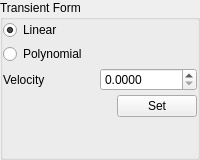
                <widget class="QGroupBox" name="TransientFormGroupBox">
                 <property name="title">
                  <string>Transient Form</string>
                 </property>
                 <layout class="QVBoxLayout" name="verticalLayout_14">
                  <property name="spacing">
                   <number>4</number>
                  </property>
                  <property name="leftMargin">
                   <number>0</number>
                  </property>
                  <property name="topMargin">
                   <number>0</number>
                  </property>
                  <property name="rightMargin">
                   <number>0</number>
                  </property>
                  <property name="bottomMargin">
                   <number>0</number>
                  </property>
                  <item>
                   <widget class="QRadioButton" name="TransientLinearRadioBtn">
                    <property name="text">
                     <string>Linear</string>
                    </property>
                    <property name="checked">
                     <bool>true</bool>
                    </property>
                   </widget>
                  </item>
                  <item>
                   <widget class="QRadioButton" name="TransientPolynomialRadioBtn">
                    <property name="text">
                     <string>Polynomial</string>
                    </property>
                   </widget>
                  </item>
                  <item>
                   <layout class="QHBoxLayout" name="horizontalLayout_18">
                    <property name="spacing">
                     <number>8</number>
                    </property>
                    <property name="leftMargin">
                     <number>0</number>
                    </property>
                    <property name="topMargin">
                     <number>0</number>
                    </property>
                    <property name="rightMargin">
                     <number>0</number>
                    </property>
                    <property name="bottomMargin">
                     <number>0</number>
                    </property>
                    <item>
                     <widget class="QLabel" name="TransientVelLbl">
                      <property name="text">
                       <string>Velocity</string>
                      </property>
                     </widget>
                    </item>
                    <item>
                     <widget class="QDoubleSpinBox" name="TransientVelDoubleSpinBox">
                      <property name="decimals">
                       <number>4</number>
                      </property>
                      <property name="minimum">
                       <double>0.000000000000000</double>
                      </property>
                      <property name="maximum">
                       <double>100000.000000000000000</double>
                      </property>
                      <property name="singleStep">
                       <double>0.100000000000000</double>
                      </property>
                     </widget>
                    </item>
                   </layout>
                  </item>
                  <item>
                   <layout class="QHBoxLayout" name="horizontalLayout_19">
                    <property name="spacing">
                     <number>8</number>
                    </property>
                    <property name="leftMargin">
                     <number>0</number>
                    </property>
                    <property name="topMargin">
                     <number>0</number>
                    </property>
                    <property name="rightMargin">
                     <number>0</number>
                    </property>
                    <property name="bottomMargin">
                     <number>0</number>
                    </property>
                    <item>
                     <spacer name="horizontalSpacer_9">
                      <property name="orientation">
                       <enum>Qt::Horizontal</enum>
                      </property>
                      <property name="sizeHint" stdset="0">
                       <size>
                        <width>40</width>
                        <height>20</height>
                       </size>
                      </property>
                     </spacer>
                    </item>
                    <item>
                     <widget class="QPushButton" name="TransientSetBtn">
                      <property name="text">
                       <string>Set</string>
                      </property>
                     </widget>
                    </item>
                   </layout>
                  </item>
                  <item>
                   <spacer name="verticalSpacer_3">
                    <property name="orientation">
                     <enum>Qt::Vertical</enum>
                    </property>
                    <property name="sizeHint" stdset="0">
                     <size>
                      <width>20</width>
                      <height>40</height>
                     </size>
                    </property>
                   </spacer>
                  </item>
                 </layout>
                </widget>
